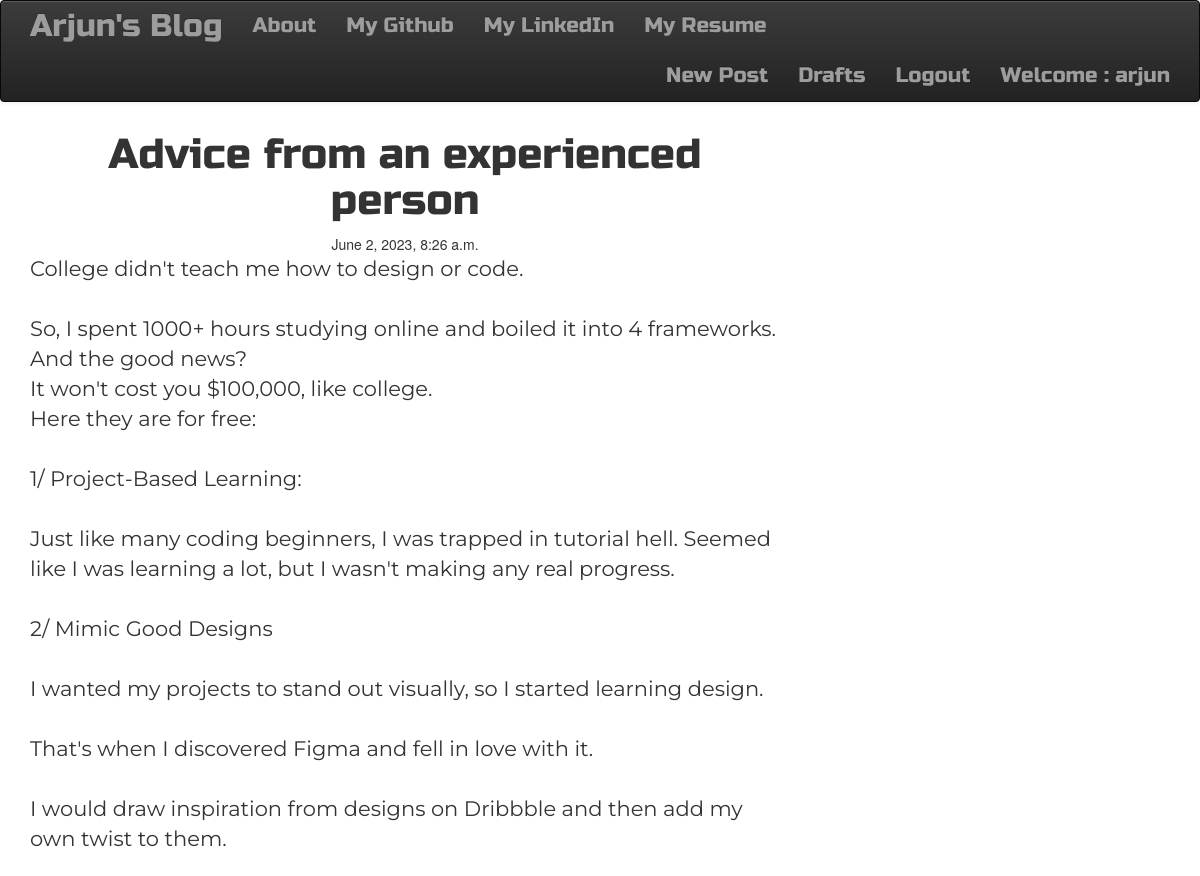
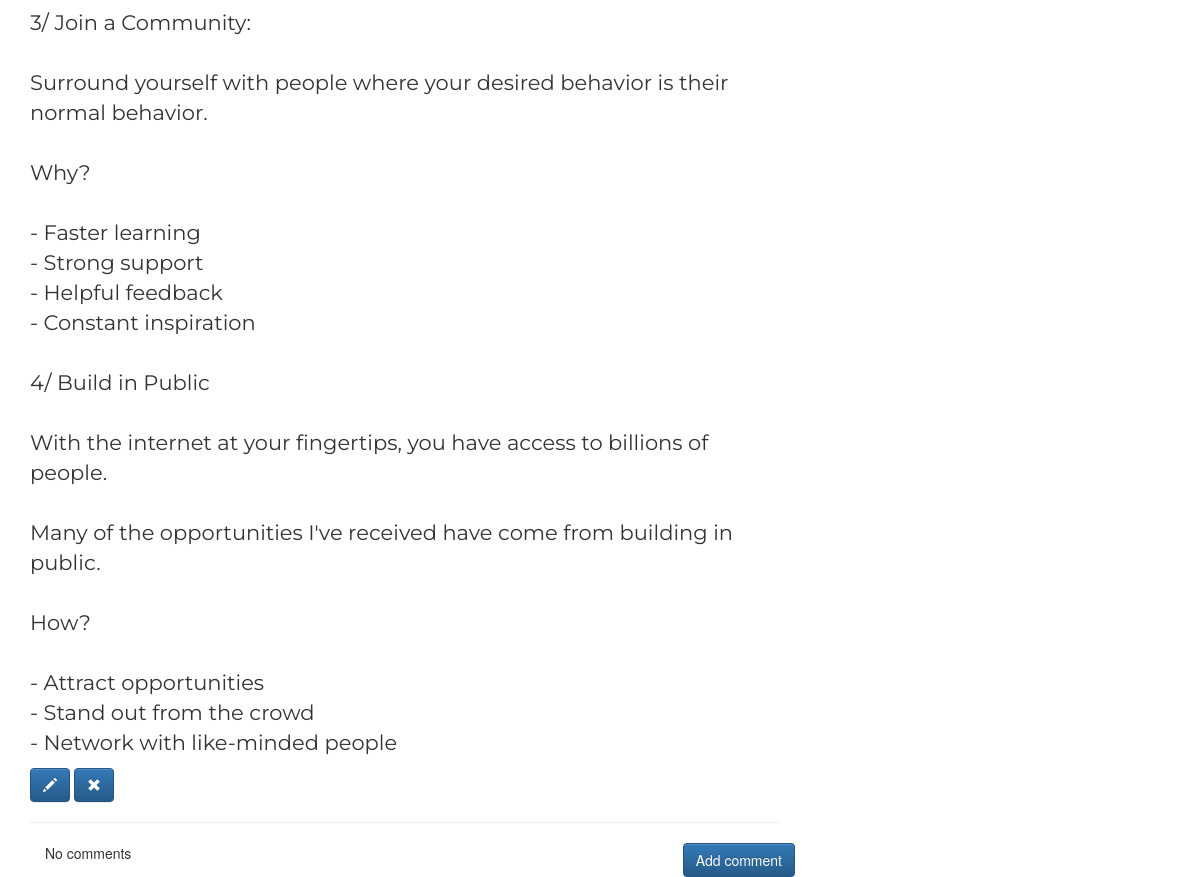
The app's page /post/4/ (signed in) with its own data (2 pictures, top to bottom).
### blog/models.py (models this page shows, shortened)
class Post(models.Model):
    author = models.ForeignKey('auth.User',on_delete=models.CASCADE)
    title = models.CharField(max_length=256)
    text = models.TextField()
    created_date = models.DateTimeField(default=timezone.now)
    published_date = models.DateTimeField(blank=True,null=True)

### blog/views.py (the view)
# urls.py: path('post/<int:pk>/', PostDetailView.as_view(), name='post_detail'),
class PostDetailView(DetailView):
    model = Post

### blog/templates/blog/post_detail.html
{% extends "blog/base.html" %}
{% block content %}
<h1 class="posttitle loader">{{post.title}}</h1>
{% if post.published_date %}
<div class="date postdate">
    {{ post.published_date }}
</div>
{% else %}
<a href="{% url 'post_publish' pk=post.pk %}" class="btn btn-default">Publish</a>
{% endif %}
<p class="postcontent">{{post.text|safe|linebreaksbr}}</p>
{% if user.is_authenticated %}
<a class="btn btn-primary" href="{% url 'post_edit' pk=post.pk %}"><span class="glyphicon glyphicon-pencil"></span></a>
<a class="btn btn-primary" href="{% url 'post_remove' pk=post.pk %}"><span class="glyphicon glyphicon-remove"></span></a>
{% endif %}
<hr>
<a class="btn btn-primary btn-comment" href="{% url 'add_comment_to_post' pk=post.pk %}">Add comment</a>
<div class="container">
{% for comment in post.comments.all %}
<br>
    {% if user.is_authenticated or comment.approved_comment %}
        {{comment.created_date}}
            {% if not comment.approved_comment %}
            <a class="btn btn-default" href="{% url 'comment_remove' pk=comment.pk %}"><span class="glyphicon glyphicon-remove"></span></a>
            <a class="btn btn-primary" href="{% url 'comment_approve' pk=comment.pk %}"><span class="glyphicon glyphicon-ok"></span></a>
            {% endif %}
        <p>{{comment.text|safe|linebreaksbr}}</p>
        <p>Posted by: {{comment.author}}</p>
    {% endif %}
    {% empty %}
    <p>No comments</p>
{% endfor %}
</div>
{% endblock %}

### blog/templates/blog/base.html (shortened to what this page needs)
<!DOCTYPE html>
{% load static %}
<html lang="en">
<head>
    <link rel="stylesheet" href="https://maxcdn.bootstrapcdn.com/bootstrap/3.3.7/css/bootstrap.min.css">
    <link rel="stylesheet" href="https://maxcdn.bootstrapcdn.com/bootstrap/3.3.7/css/bootstrap-theme.min.css">
    <link rel="stylesheet" href="//cdn.jsdelivr.net/medium-editor/latest/css/medium-editor.min.css" type="text/css" media="screen" charset="utf-8">
    <link rel="stylesheet" href="{% static 'css/blog.css' %}">
</head>
<body class="loader">
    <nav class="navbar navbar-inverse navbar-default techfont custom-navbar">
    <div class="container">
    <ul class="nav navbar-nav">
        <li><a class="navbar-brand bigbrand" href="{% url 'post_list' %}">Arjun's Blog</a></li>
        <li><a href="{% url 'about' %}">About</a></li>
        <li><a href="https://github.com/arjunm3">My Github</a></li>
        <li><a href="https://www.linkedin.com/in/arjun-m-b41a3b76/">My LinkedIn</a></li>
        <li><a href="#">My Resume</a></li>
    </ul>
    <ul class="nav navbar-nav navbar-right">
        {% if user.is_authenticated %}
        <li>
            <a href="{% url 'post_new' %}">New Post</a>
        </li>
        <li>
            <a href="{% url 'post_draft_list' %}">Drafts</a>
        </li>
        <li>
            <a href="{% url 'logout' %}">Logout</a>
        </li>
        <li>
            <a>Welcome : {{user.username}}</a>
        </li>
        {% else %}
        <li><a class="nav navbar-right" href="{% url 'login' %}"><span class="glyphicon glyphicon-user"></span></a></li>
        {% endif %}
    </ul>
    </div>
    </nav>
    <div class="content container">
        <div class="row">
            <div class="col-md-8">
                <div class="blog-posts">
                    {% block content %}
                    {% endblock %}
                </div>
            </div>
        </div>
    </div>
</body>
</html>

### blog/static/css/blog.css (style rules this page uses)
.techfont { font-family: 'Russo One', sans-serif; font-size: 1.5em; margin-bottom: 10px; }
.postdate { text-align: center; }
.posttitle { font-family: 'Russo One', sans-serif; font-size: 3em; text-align: center; }
.postcontent { font-family: 'Montserrat'; font-size: 1.5em; }
.btn-comment { position: absolute; right: 0px; }
.bigbrand { font-size: 1.5em; }
.loader { filter:hue-rotate(0deg); color: linear-gradient(45deg,#0f8,#08f); animation:hue 5000ms infinite linear; }

### records on screen
Post: title "Advice from an experienced person", published_date "June 2, 2023, 8:26 a.m.", text "College didn't teach me how to design or code. So, I spent 1000+ hours studying online and boiled it into 4 frameworks. And the good news? It won't cost you $100,000, like college. Here they are for free: 1/ Project-Based Learning: Just like many coding beginners, I was trapped in tutorial hell. Seemed like I was learning a lot, but I wasn't making any real progress. 2/ Mimic Good Designs I wanted my projects to stand out visually, so I started learning design. That's when I discovered Figma and fell in love with it. I would draw inspiration from designs on Dribbble and then add my own twist to them. 3/ Join a Community: Surround yourself with people where your desired behavior is their…"

### other values on screen
{{ user.username }} "arjun"
